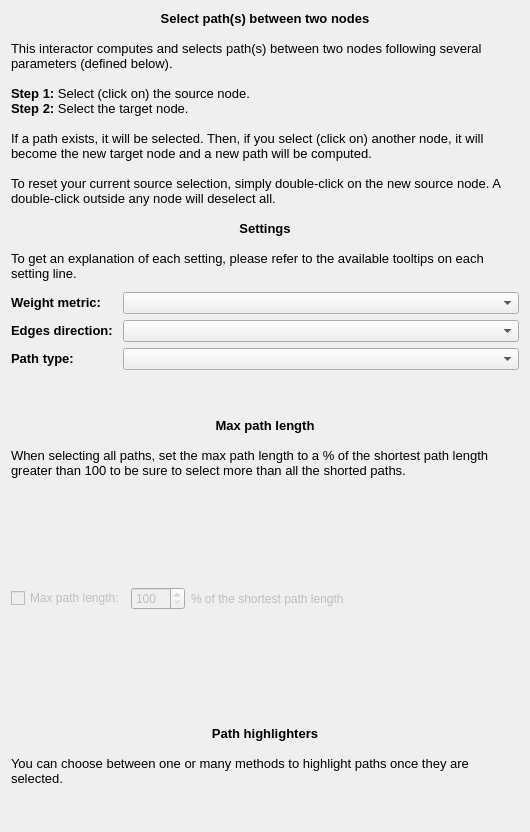
<?xml version="1.0" encoding="UTF-8"?>
<ui version="4.0">
 <class>PathFinderConfiguration</class>
 <widget class="QWidget" name="PathFinderConfiguration">
  <property name="geometry">
   <rect>
    <x>0</x>
    <y>0</y>
    <width>530</width>
    <height>832</height>
   </rect>
  </property>
  <property name="sizePolicy">
   <sizepolicy hsizetype="Preferred" vsizetype="Preferred">
    <horstretch>0</horstretch>
    <verstretch>0</verstretch>
   </sizepolicy>
  </property>
  <property name="windowTitle">
   <string>Form</string>
  </property>
  <layout class="QVBoxLayout" name="verticalLayout">
   <item>
    <widget class="QLabel" name="label">
     <property name="sizePolicy">
      <sizepolicy hsizetype="Preferred" vsizetype="Preferred">
       <horstretch>0</horstretch>
       <verstretch>0</verstretch>
      </sizepolicy>
     </property>
     <property name="text">
      <string>&lt;!DOCTYPE HTML PUBLIC &quot;-//W3C//DTD HTML 4.0//EN&quot; &quot;http://www.w3.org/TR/REC-html40/strict.dtd&quot;&gt;
&lt;html&gt;&lt;head&gt;&lt;meta name=&quot;qrichtext&quot; content=&quot;1&quot; /&gt;&lt;style type=&quot;text/css&quot;&gt;
p, li { white-space: pre-wrap; }
&lt;/style&gt;&lt;/head&gt;&lt;body style=&quot; font-family:'Sans Serif'; font-size:9pt; font-weight:400; font-style:normal;&quot;&gt;
&lt;p align=&quot;center&quot; style=&quot; margin-top:0px; margin-bottom:0px; margin-left:0px; margin-right:0px; -qt-block-indent:0; text-indent:0px;&quot;&gt;&lt;span style=&quot; font-family:'Sans'; font-size:10pt; font-weight:600;&quot;&gt;Select path(s) between two nodes&lt;/span&gt;&lt;/p&gt;
&lt;p align=&quot;center&quot; style=&quot;-qt-paragraph-type:empty; margin-top:0px; margin-bottom:0px; margin-left:0px; margin-right:0px; -qt-block-indent:0; text-indent:0px; font-family:'Sans'; font-size:10pt; font-weight:600;&quot;&gt;&lt;br /&gt;&lt;/p&gt;
&lt;p style=&quot; margin-top:0px; margin-bottom:0px; margin-left:0px; margin-right:0px; -qt-block-indent:0; text-indent:0px;&quot;&gt;&lt;span style=&quot; font-family:'Sans'; font-size:10pt;&quot;&gt;This interactor computes and selects path(s) between two nodes following several parameters (defined below). &lt;/span&gt;&lt;/p&gt;
&lt;p style=&quot;-qt-paragraph-type:empty; margin-top:0px; margin-bottom:0px; margin-left:0px; margin-right:0px; -qt-block-indent:0; text-indent:0px; font-family:'Sans'; font-size:10pt;&quot;&gt;&lt;br /&gt;&lt;/p&gt;
&lt;p style=&quot; margin-top:0px; margin-bottom:0px; margin-left:0px; margin-right:0px; -qt-block-indent:0; text-indent:0px;&quot;&gt;&lt;span style=&quot; font-family:'Sans'; font-size:10pt; font-weight:600;&quot;&gt;Step 1: &lt;/span&gt;&lt;span style=&quot; font-family:'Sans'; font-size:10pt;&quot;&gt;Select (click on) the source node.&lt;/span&gt;&lt;/p&gt;
&lt;p style=&quot; margin-top:0px; margin-bottom:0px; margin-left:0px; margin-right:0px; -qt-block-indent:0; text-indent:0px;&quot;&gt;&lt;span style=&quot; font-family:'Sans'; font-size:10pt; font-weight:600;&quot;&gt;Step 2: &lt;/span&gt;&lt;span style=&quot; font-family:'Sans'; font-size:10pt;&quot;&gt;Select the target node.&lt;/span&gt;&lt;/p&gt;
&lt;p style=&quot;-qt-paragraph-type:empty; margin-top:0px; margin-bottom:0px; margin-left:0px; margin-right:0px; -qt-block-indent:0; text-indent:0px; font-family:'Sans'; font-size:10pt;&quot;&gt;&lt;br /&gt;&lt;/p&gt;
&lt;p style=&quot; margin-top:0px; margin-bottom:0px; margin-left:0px; margin-right:0px; -qt-block-indent:0; text-indent:0px;&quot;&gt;&lt;span style=&quot; font-family:'Sans'; font-size:10pt;&quot;&gt;If a path exists, it will be selected. Then, if you select (click on) another node, it will become the new target node and a new path will be computed.&lt;/span&gt;&lt;/p&gt;
&lt;p style=&quot;-qt-paragraph-type:empty; margin-top:0px; margin-bottom:0px; margin-left:0px; margin-right:0px; -qt-block-indent:0; text-indent:0px; font-family:'Sans'; font-size:10pt;&quot;&gt;&lt;br /&gt;&lt;/p&gt;
&lt;p style=&quot; margin-top:0px; margin-bottom:0px; margin-left:0px; margin-right:0px; -qt-block-indent:0; text-indent:0px;&quot;&gt;&lt;span style=&quot; font-family:'Sans'; font-size:10pt;&quot;&gt;To reset your current source selection, simply double-click on the new source node. A double-click outside any node will deselect all.&lt;/span&gt;&lt;/p&gt;
&lt;p style=&quot;-qt-paragraph-type:empty; margin-top:0px; margin-bottom:0px; margin-left:0px; margin-right:0px; -qt-block-indent:0; text-indent:0px; font-family:'Sans'; font-size:10pt;&quot;&gt;&lt;br /&gt;&lt;/p&gt;
&lt;p align=&quot;center&quot; style=&quot; margin-top:0px; margin-bottom:0px; margin-left:0px; margin-right:0px; -qt-block-indent:0; text-indent:0px;&quot;&gt;&lt;span style=&quot; font-family:'Sans'; font-size:10pt; font-weight:600;&quot;&gt;Settings&lt;/span&gt;&lt;/p&gt;
&lt;p style=&quot;-qt-paragraph-type:empty; margin-top:0px; margin-bottom:0px; margin-left:0px; margin-right:0px; -qt-block-indent:0; text-indent:0px; font-family:'Sans'; font-size:10pt; font-weight:600;&quot;&gt;&lt;br /&gt;&lt;/p&gt;
&lt;p style=&quot; margin-top:0px; margin-bottom:0px; margin-left:0px; margin-right:0px; -qt-block-indent:0; text-indent:0px;&quot;&gt;&lt;span style=&quot; font-family:'Sans'; font-size:10pt;&quot;&gt;To get an explanation of each setting, please refer to the available tooltips on each setting line.&lt;/span&gt;&lt;/p&gt;&lt;/body&gt;&lt;/html&gt;</string>
     </property>
     <property name="wordWrap">
      <bool>true</bool>
     </property>
    </widget>
   </item>
   <item>
    <spacer name="verticalSpacer_2">
     <property name="orientation">
      <enum>Qt::Vertical</enum>
     </property>
     <property name="sizeType">
      <enum>QSizePolicy::Fixed</enum>
     </property>
     <property name="sizeHint" stdset="0">
      <size>
       <width>0</width>
       <height>5</height>
      </size>
     </property>
    </spacer>
   </item>
   <item>
    <layout class="QGridLayout" name="gridLayout" rowstretch="0,0,0">
     <property name="bottomMargin">
      <number>0</number>
     </property>
     <property name="verticalSpacing">
      <number>6</number>
     </property>
     <item row="0" column="0">
      <widget class="QLabel" name="label_3">
       <property name="sizePolicy">
        <sizepolicy hsizetype="Maximum" vsizetype="Maximum">
         <horstretch>0</horstretch>
         <verstretch>0</verstretch>
        </sizepolicy>
       </property>
       <property name="text">
        <string>&lt;!DOCTYPE HTML PUBLIC &quot;-//W3C//DTD HTML 4.0//EN&quot; &quot;http://www.w3.org/TR/REC-html40/strict.dtd&quot;&gt;
&lt;html&gt;&lt;head&gt;&lt;meta name=&quot;qrichtext&quot; content=&quot;1&quot; /&gt;&lt;style type=&quot;text/css&quot;&gt;
p, li { white-space: pre-wrap; }
&lt;/style&gt;&lt;/head&gt;&lt;body style=&quot; font-family:'Sans'; font-size:10pt; font-weight:400; font-style:normal;&quot;&gt;
&lt;p style=&quot; margin-top:0px; margin-bottom:0px; margin-left:0px; margin-right:0px; -qt-block-indent:0; text-indent:0px;&quot;&gt;&lt;span style=&quot; font-weight:600;&quot;&gt;Weight metric:&lt;/span&gt;&lt;/p&gt;&lt;/body&gt;&lt;/html&gt;</string>
       </property>
      </widget>
     </item>
     <item row="0" column="1">
      <widget class="QComboBox" name="weightCombo">
       <property name="toolTip">
        <string>&lt;html&gt;&lt;head/&gt;&lt;body&gt;&lt;p&gt;You can select a graph metric which edge values will be considered as weights over the edges.&lt;/p&gt;&lt;/body&gt;&lt;/html&gt;</string>
       </property>
      </widget>
     </item>
     <item row="1" column="0">
      <widget class="QLabel" name="label_4">
       <property name="sizePolicy">
        <sizepolicy hsizetype="Maximum" vsizetype="Preferred">
         <horstretch>0</horstretch>
         <verstretch>0</verstretch>
        </sizepolicy>
       </property>
       <property name="text">
        <string>&lt;!DOCTYPE HTML PUBLIC &quot;-//W3C//DTD HTML 4.0//EN&quot; &quot;http://www.w3.org/TR/REC-html40/strict.dtd&quot;&gt;
&lt;html&gt;&lt;head&gt;&lt;meta name=&quot;qrichtext&quot; content=&quot;1&quot; /&gt;&lt;style type=&quot;text/css&quot;&gt;
p, li { white-space: pre-wrap; }
&lt;/style&gt;&lt;/head&gt;&lt;body style=&quot; font-family:'Sans'; font-size:10pt; font-weight:400; font-style:normal;&quot;&gt;
&lt;p style=&quot; margin-top:0px; margin-bottom:0px; margin-left:0px; margin-right:0px; -qt-block-indent:0; text-indent:0px;&quot;&gt;&lt;span style=&quot; font-weight:600;&quot;&gt;Edges direction: &lt;/span&gt;&lt;/p&gt;&lt;/body&gt;&lt;/html&gt;</string>
       </property>
      </widget>
     </item>
     <item row="1" column="1">
      <widget class="QComboBox" name="edgeOrientationCombo">
       <property name="toolTip">
        <string>&lt;html&gt;&lt;head/&gt;&lt;body&gt;&lt;p&gt;You can choose to consider edges as directed, undirected or reversed.&lt;/p&gt;&lt;/body&gt;&lt;/html&gt;</string>
       </property>
      </widget>
     </item>
     <item row="2" column="0">
      <widget class="QLabel" name="label_2">
       <property name="text">
        <string>&lt;!DOCTYPE HTML PUBLIC &quot;-//W3C//DTD HTML 4.0//EN&quot; &quot;http://www.w3.org/TR/REC-html40/strict.dtd&quot;&gt;
&lt;html&gt;&lt;head&gt;&lt;meta name=&quot;qrichtext&quot; content=&quot;1&quot; /&gt;&lt;style type=&quot;text/css&quot;&gt;
p, li { white-space: pre-wrap; }
&lt;/style&gt;&lt;/head&gt;&lt;body style=&quot; font-family:'Sans'; font-size:10pt; font-weight:400; font-style:normal;&quot;&gt;
&lt;p style=&quot; margin-top:0px; margin-bottom:0px; margin-left:0px; margin-right:0px; -qt-block-indent:0; text-indent:0px;&quot;&gt;&lt;span style=&quot; font-weight:600;&quot;&gt;Path type:&lt;/span&gt;&lt;/p&gt;&lt;/body&gt;&lt;/html&gt;</string>
       </property>
      </widget>
     </item>
     <item row="2" column="1">
      <widget class="QComboBox" name="pathsTypeCombo">
       <property name="toolTip">
        <string>&lt;html&gt;&lt;head/&gt;&lt;body&gt;&lt;p&gt;Specify the kind of path to compute.&lt;/p&gt;&lt;/body&gt;&lt;/html&gt;</string>
       </property>
      </widget>
     </item>
    </layout>
   </item>
   <item>
    <widget class="QLabel" name="toleranceLabel">
     <property name="text">
      <string>&lt;!DOCTYPE HTML PUBLIC &quot;-//W3C//DTD HTML 4.0//EN&quot; &quot;http://www.w3.org/TR/REC-html40/strict.dtd&quot;&gt;
&lt;html&gt;&lt;head&gt;&lt;meta name=&quot;qrichtext&quot; content=&quot;1&quot; /&gt;&lt;style type=&quot;text/css&quot;&gt;
p, li { white-space: pre-wrap; }
&lt;/style&gt;&lt;/head&gt;&lt;body style=&quot; font-family:'Ubuntu'; font-size:11pt; font-weight:400; font-style:normal;&quot;&gt;
&lt;p align=&quot;center&quot; style=&quot; margin-top:0px; margin-bottom:0px; margin-left:0px; margin-right:0px; -qt-block-indent:0; text-indent:0px;&quot;&gt;&lt;span style=&quot; font-family:'Sans'; font-size:10pt; font-weight:600;&quot;&gt;Max path length&lt;/span&gt;&lt;/p&gt;
&lt;p align=&quot;center&quot; style=&quot;-qt-paragraph-type:empty; margin-top:0px; margin-bottom:0px; margin-left:0px; margin-right:0px; -qt-block-indent:0; text-indent:0px; font-family:'Sans'; font-size:10pt; font-weight:600;&quot;&gt;&lt;br /&gt;&lt;/p&gt;
&lt;p style=&quot; margin-top:0px; margin-bottom:0px; margin-left:0px; margin-right:0px; -qt-block-indent:0; text-indent:0px;&quot;&gt;&lt;span style=&quot; font-family:'Sans'; font-size:10pt;&quot;&gt;When selecting all paths, set the max path length to a % of the shortest path length greater than 100 to be sure to select more than all the shorted paths.&lt;/span&gt;&lt;/p&gt;&lt;/body&gt;&lt;/html&gt;</string>
     </property>
     <property name="wordWrap">
      <bool>true</bool>
     </property>
    </widget>
   </item>
   <item>
    <layout class="QHBoxLayout" name="horizontalLayout">
     <property name="bottomMargin">
      <number>0</number>
     </property>
     <item>
      <widget class="QCheckBox" name="toleranceCheck">
       <property name="enabled">
        <bool>false</bool>
       </property>
       <property name="text">
        <string>Max path length:</string>
       </property>
      </widget>
     </item>
     <item>
      <widget class="QSpinBox" name="toleranceSpin">
       <property name="enabled">
        <bool>false</bool>
       </property>
       <property name="minimum">
        <number>100</number>
       </property>
       <property name="maximum">
        <number>1000</number>
       </property>
       <property name="singleStep">
        <number>10</number>
       </property>
      </widget>
     </item>
     <item>
      <widget class="QLabel" name="tolerancePercentLabel">
       <property name="enabled">
        <bool>false</bool>
       </property>
       <property name="text">
        <string>% of the shortest path length</string>
       </property>
      </widget>
     </item>
     <item>
      <spacer name="horizontalSpacer">
       <property name="orientation">
        <enum>Qt::Horizontal</enum>
       </property>
       <property name="sizeHint" stdset="0">
        <size>
         <width>40</width>
         <height>20</height>
        </size>
       </property>
      </spacer>
     </item>
    </layout>
   </item>
   <item>
    <widget class="QLabel" name="highlightersLabel">
     <property name="text">
      <string>&lt;!DOCTYPE HTML PUBLIC &quot;-//W3C//DTD HTML 4.0//EN&quot; &quot;http://www.w3.org/TR/REC-html40/strict.dtd&quot;&gt;
&lt;html&gt;&lt;head&gt;&lt;meta name=&quot;qrichtext&quot; content=&quot;1&quot; /&gt;&lt;style type=&quot;text/css&quot;&gt;
p, li { white-space: pre-wrap; }
&lt;/style&gt;&lt;/head&gt;&lt;body style=&quot; font-family:'Sans Serif'; font-size:9pt; font-weight:400; font-style:normal;&quot;&gt;
&lt;p align=&quot;center&quot; style=&quot;-qt-paragraph-type:empty; margin-top:0px; margin-bottom:0px; margin-left:0px; margin-right:0px; -qt-block-indent:0; text-indent:0px; font-family:'Sans'; font-size:10pt;&quot;&gt;&lt;br /&gt;&lt;/p&gt;
&lt;p align=&quot;center&quot; style=&quot; margin-top:0px; margin-bottom:0px; margin-left:0px; margin-right:0px; -qt-block-indent:0; text-indent:0px;&quot;&gt;&lt;span style=&quot; font-family:'Sans'; font-size:10pt; font-weight:600;&quot;&gt;Path highlighters&lt;/span&gt;&lt;/p&gt;
&lt;p style=&quot;-qt-paragraph-type:empty; margin-top:0px; margin-bottom:0px; margin-left:0px; margin-right:0px; -qt-block-indent:0; text-indent:0px; font-family:'Sans'; font-size:10pt; font-weight:600;&quot;&gt;&lt;br /&gt;&lt;/p&gt;
&lt;p style=&quot; margin-top:0px; margin-bottom:0px; margin-left:0px; margin-right:0px; -qt-block-indent:0; text-indent:0px;&quot;&gt;&lt;span style=&quot; font-family:'Sans'; font-size:10pt;&quot;&gt;You can choose between one or many methods to highlight paths once they are selected.&lt;/span&gt;&lt;/p&gt;&lt;/body&gt;&lt;/html&gt;</string>
     </property>
     <property name="wordWrap">
      <bool>true</bool>
     </property>
    </widget>
   </item>
   <item>
    <layout class="QVBoxLayout" name="bottomArea"/>
   </item>
  </layout>
 </widget>
 <resources/>
 <connections/>
</ui>
